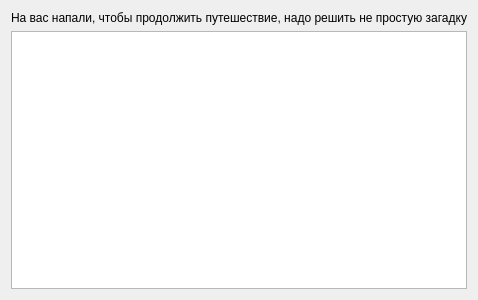
<?xml version="1.0" encoding="UTF-8"?>
<ui version="4.0">
 <class>EventWindow</class>
 <widget class="QWidget" name="EventWindow">
  <property name="geometry">
   <rect>
    <x>0</x>
    <y>0</y>
    <width>446</width>
    <height>300</height>
   </rect>
  </property>
  <property name="windowTitle">
   <string>Form</string>
  </property>
  <layout class="QGridLayout" name="gridLayout">
   <item row="0" column="0">
    <layout class="QVBoxLayout" name="verticalLayout">
     <item>
      <widget class="QLabel" name="descriptionLabel">
       <property name="text">
        <string>На вас напали, чтобы продолжить путешествие, надо решить не простую загадку</string>
       </property>
      </widget>
     </item>
     <item>
      <widget class="QTextEdit" name="textEdit">
       <property name="html">
        <string>&lt;!DOCTYPE HTML PUBLIC &quot;-//W3C//DTD HTML 4.0//EN&quot; &quot;http://www.w3.org/TR/REC-html40/strict.dtd&quot;&gt;
&lt;html&gt;&lt;head&gt;&lt;meta name=&quot;qrichtext&quot; content=&quot;1&quot; /&gt;&lt;style type=&quot;text/css&quot;&gt;
p, li { white-space: pre-wrap; }
&lt;/style&gt;&lt;/head&gt;&lt;body style=&quot; font-family:'MS Shell Dlg 2'; font-size:8.25pt; font-weight:400; font-style:normal;&quot;&gt;
&lt;p style=&quot;-qt-paragraph-type:empty; margin-top:0px; margin-bottom:0px; margin-left:0px; margin-right:0px; -qt-block-indent:0; text-indent:0px;&quot;&gt;&lt;br /&gt;&lt;/p&gt;&lt;/body&gt;&lt;/html&gt;</string>
       </property>
      </widget>
     </item>
     <item>
      <layout class="QHBoxLayout" name="actionsLayout"/>
     </item>
    </layout>
   </item>
  </layout>
 </widget>
 <resources/>
 <connections/>
</ui>
